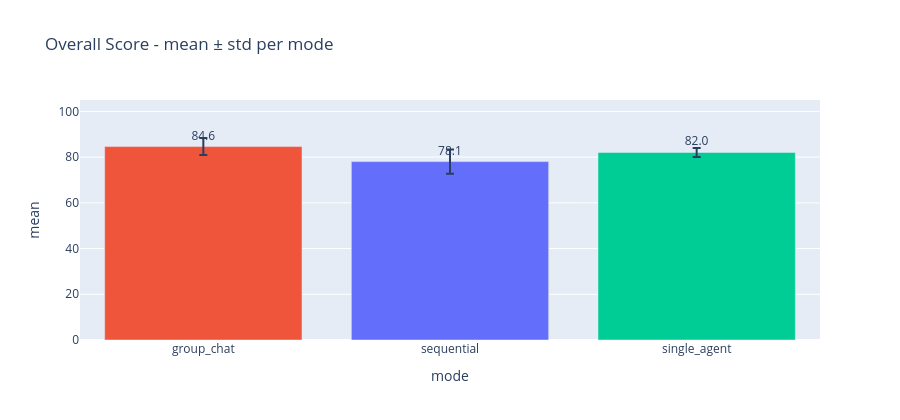

The cell this chart's notebook holds for it:
### Code cell
# ── Overall score per mode ────────────────────────────────────────────────────
agg_mode = df.groupby('mode')['overall_score'].agg(['mean', 'std', 'count']).reset_index()

fig = px.bar(
    agg_mode, x='mode', y='mean', error_y='std',
    text='mean', color='mode', color_discrete_map=MODE_COLORS,
    title='Overall Score - mean ± std per mode'
)
fig.update_traces(texttemplate='%{text:.1f}', textposition='outside')
fig.update_layout(yaxis_range=[0, 105], height=420, showlegend=False)
fig.show()

### Figure 1 — Plotly figure (JSON) as saved in the notebook; plotly's stock layout.template omitted (floating-point values rounded to 4 significant figures)
{"data": [{"error_y": {"array": [3.725]}, "hovertemplate": "mode=%{x}<br>mean=%{text}<extra></extra>", "legendgroup": "group_chat", "marker": {"color": "#EF553B", "pattern": {"shape": ""}}, "name": "group_chat", "orientation": "v", "showlegend": true, "text": [84.62], "textposition": "outside", "texttemplate": "%{text:.1f}", "type": "bar", "x": ["group_chat"], "xaxis": "x", "y": [84.62], "yaxis": "y"}, {"error_y": {"array": [5.331]}, "hovertemplate": "mode=%{x}<br>mean=%{text}<extra></extra>", "legendgroup": "sequential", "marker": {"color": "#636EFA", "pattern": {"shape": ""}}, "name": "sequential", "orientation": "v", "showlegend": true, "text": [78.05], "textposition": "outside", "texttemplate": "%{text:.1f}", "type": "bar", "x": ["sequential"], "xaxis": "x", "y": [78.05], "yaxis": "y"}, {"error_y": {"array": [2.003]}, "hovertemplate": "mode=%{x}<br>mean=%{text}<extra></extra>", "legendgroup": "single_agent", "marker": {"color": "#00CC96", "pattern": {"shape": ""}}, "name": "single_agent", "orientation": "v", "showlegend": true, "text": [82.05], "textposition": "outside", "texttemplate": "%{text:.1f}", "type": "bar", "x": ["single_agent"], "xaxis": "x", "y": [82.05], "yaxis": "y"}], "layout": {"barmode": "relative", "height": 420, "legend": {"title": {"text": "mode"}, "tracegroupgap": 0}, "showlegend": false, "title": {"text": "Overall Score - mean ± std per mode"}, "xaxis": {"anchor": "y", "categoryarray": ["group_chat", "sequential", "single_agent"], "categoryorder": "array", "domain": [0, 1], "title": {"text": "mode"}}, "yaxis": {"anchor": "x", "domain": [0, 1], "range": [0, 105], "title": {"text": "mean"}}}}
